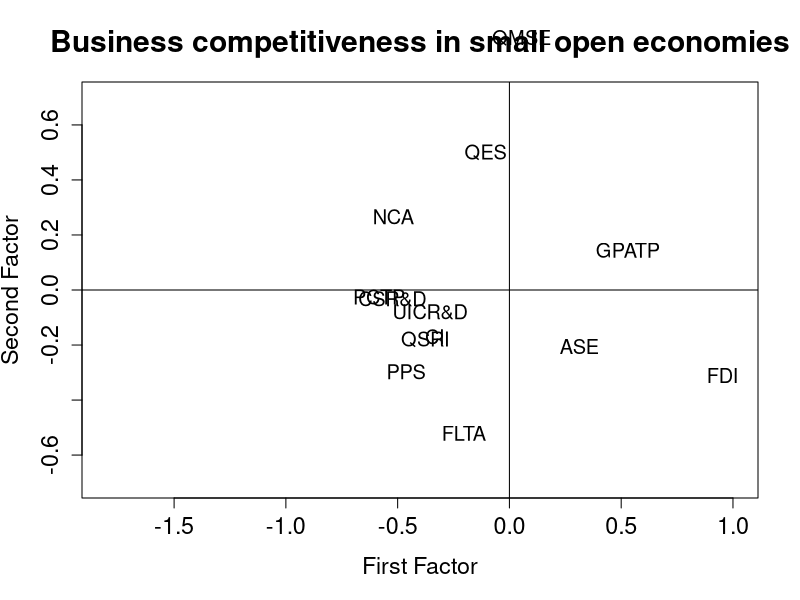
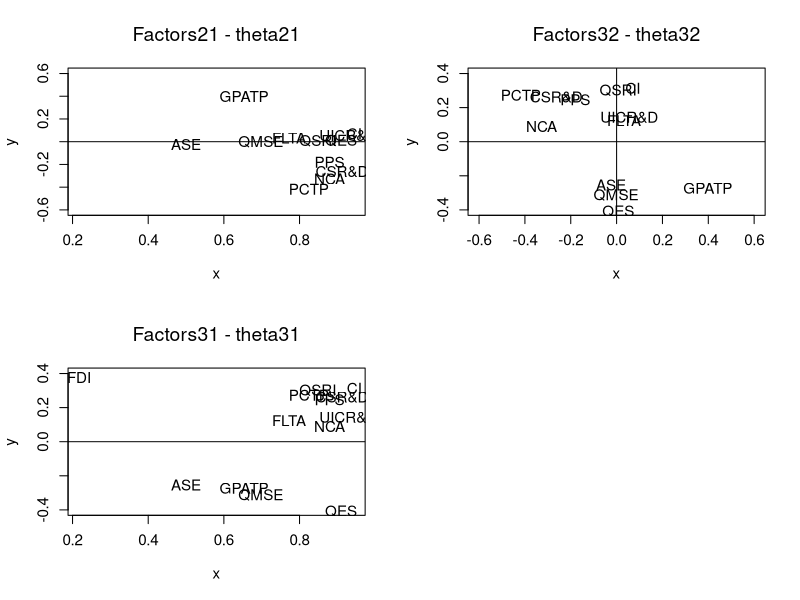
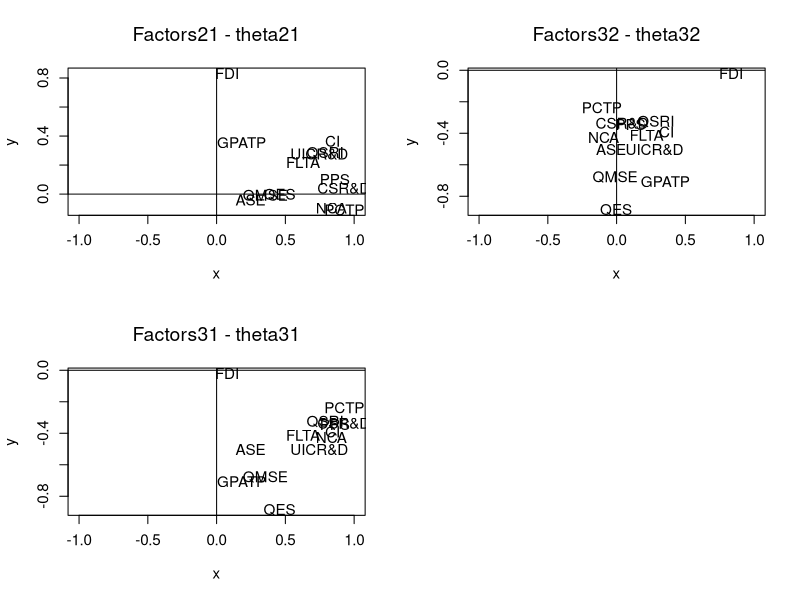
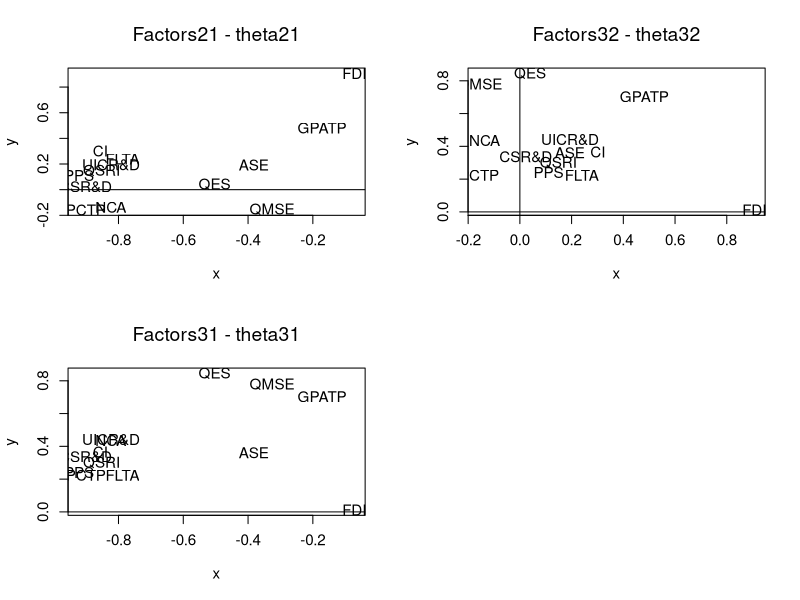
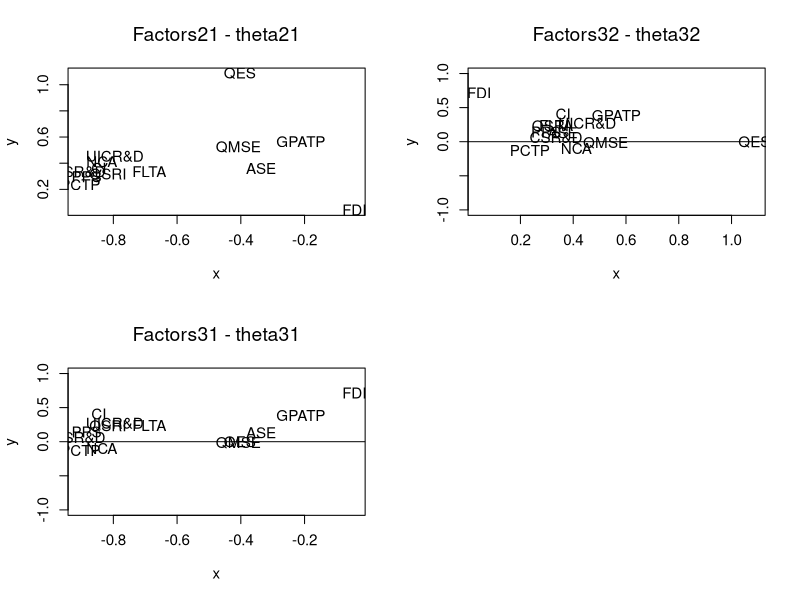

Reproduce these figures in R, in order.
#load data
com = read.table(file="BusinessCompetitiveness.txt")

#define x
x=as.matrix(com)

#define number of row and col
n=nrow(x)
p=ncol(x)

#define variable names
colnames(x) = c("QES","QMSE","FLTA","FDI","NCA","PPS","CI","QSRI","CSR&D","UICR&D","GPATP","ASE","PCTP")

#correlation matrix
r = cor(x)
m = r

for (i in 1:ncol(r)) {
    m[i, i] = r[i, i] - 1
}

psi = matrix(1,13,13)
for (i in 1:13) {
    psi[i, i] = 1 - max(abs(m[, i]))
}

#spectral decomposition
eig = eigen(r - psi)
ee  = eig$values[1:2]
vv  = eig$vectors[, 1:2]
vv  = t(t(vv[, 1:2]) * sign(vv[2, 1:2]))
q1  = sqrt(ee[1]) * vv[, 1]
q2  = sqrt(ee[2]) * vv[, 2]
q   = cbind(q1, q2)

#plot
plot(q, type = "n", xlab = "First Factor", ylab = "Second Factor", main = "Business competitiveness in small open economies", 
    xlim = c(-1.8, 1), ylim = c(-0.7, 0.7), cex.lab = 1.4, cex.axis = 1.4, cex.main = 1.8)
text(q, colnames(x), cex = 1.2, xpd = NA)
abline(v = 0)
abline(h = 0)

#Maximum Likelihood Factor Analysis without varimax rotation factanal performs
mlm  = factanal(xs, 3, rotation = "none", covmat = r)
load = mlm$loadings                           #estimated factor loadings
ld   = cbind(load[, 1], load[, 2], load[, 3]) #the estimated factor loadings matrix
com  = diag(ld %*% t(ld))                     #communalities are calculated
psi  = diag(r) - diag(ld %*% t(ld))         #specific variances are calculated
tbl  = cbind(load[, 1], load[, 2], load[, 3], com, psi)

dev.new()
par(mfcol = c(2, 2))

#plot first factor against second
plot(load[, 1], load[, 2], type = "n", xlab = "x", ylab = "y", main = "Factors21 - theta21", 
    font.main = 1, cex.lab = 1.1, cex.axis = 1.1, cex.main = 1.4, ylim = c(-0.6, 0.6))
text(load[, 1], load[, 2], colnames(x), cex = 1.1)
abline(h = 0, v = 0)

#plot first factor against third
plot(load[, 1], load[, 3], type = "n", xlab = "x", ylab = "y", main = "Factors31 - theta31", 
    font.main = 1, cex.lab = 1.1, cex.axis = 1.1, cex.main = 1.4, ylim = c(-0.4, 0.4))
text(load[, 1], load[, 3], colnames(x), cex = 1.1)
abline(h = 0, v = 0)

#plot second factor against third
plot(load[, 2], load[, 3], type = "n", xlab = "x", ylab = "y", main = "Factors32 - theta32", 
    font.main = 1, cex.lab = 1.1, cex.axis = 1.1, cex.main = 1.4, xlim = c(-0.6, 0.6), 
    ylim = c(-0.4, 0.4))
text(load[, 2], load[, 3], colnames(x), cex = 1.1)
abline(h = 0, v = 0)

#Maximum Likelihood Factor Analysis after varimax rotation
var  = varimax(ld)                            #rotates the factor loadings matrix
load = var$loadings                           #estimated factor loadings after varimax
vl   = cbind(load[, 1], load[, 2], load[, 3])
com  = diag(vl %*% t(vl))                     #communalities are calculated
psi  = diag(r) - diag(vl %*% t(vl))         #specific variances are calculated
tbl  = cbind(load[, 1], load[, 2], load[, 3], com, psi)

dev.new()
par(mfcol = c(2, 2))

#plot first factor against second
plot(load[, 1], load[, 2], type = "n", xlab = "x", ylab = "y", main = "Factors21 - theta21", 
    font.main = 1, cex.lab = 1.1, cex.axis = 1.1, cex.main = 1.4, xlim = c(-1, 1))
text(load[, 1], load[, 2], colnames(x), cex = 1.1)
abline(h = 0, v = 0)

#plot first factor against third
plot(load[, 1], load[, 3], type = "n", xlab = "x", ylab = "y", main = "Factors31 - theta31", 
    font.main = 1, cex.lab = 1.1, cex.axis = 1.1, cex.main = 1.4, xlim = c(-1, 1))
text(load[, 1], load[, 3], colnames(x), cex = 1.1)
abline(h = 0, v = 0)

#plot second factor against third
plot(load[, 2], load[, 3], type = "n", xlab = "x", ylab = "y", main = "Factors32 - theta32", 
    font.main = 1, cex.lab = 1.1, cex.axis = 1.1, cex.main = 1.4, xlim = c(-1, 1))
text(load[, 2], load[, 3], colnames(x), cex = 1.1)
abline(h = 0, v = 0)

#Principal Component Method after varimax rotation spectral decomposition
e      = eigen(r)
eigval = e$values[1:3]
eigvec = e$vectors[, 1:3]
E      = matrix(eigval, nrow(r), ncol = 3, byrow = T)
Q      = sqrt(E) * eigvec                     #the estimated factor loadings matrix
pcm    = varimax(Q)                           #rotates the factor loadings matrix
load   = pcm$loadings                         #estimated factor loadings after varimax
ld     = cbind(load[, 1], load[, 2], load[, 3])
com    = diag(ld %*% t(ld))                   #communalities are calculated
psi    = diag(r) - diag(ld %*% t(ld))       #specific variances are calculated
tbl    = cbind(load[, 1], load[, 2], load[, 3], com, psi)

dev.new()
par(mfcol = c(2, 2))

#plot first factor against second
plot(load[, 1], load[, 2], type = "n", xlab = "x", ylab = "y", main = "Factors21 - theta21", 
    font.main = 1, cex.lab = 1.1, cex.axis = 1.1, cex.main = 1.4)
text(load[, 1], load[, 2], colnames(x), cex = 1.1)
abline(h = 0, v = 0)

#plot first factor against third
plot(load[, 1], load[, 3], type = "n", xlab = "x", ylab = "y", main = "Factors31 - theta31", 
    font.main = 1, cex.lab = 1.1, cex.axis = 1.1, cex.main = 1.4)
text(load[, 1], load[, 3], colnames(x), cex = 1.1)
abline(h = 0, v = 0)

#plot second factor against third
plot(load[, 2], load[, 3], type = "n", xlab = "x", ylab = "y", main = "Factors32 - theta32", 
    font.main = 1, cex.lab = 1.1, cex.axis = 1.1, cex.main = 1.4)
text(load[, 2], load[, 3], colnames(x), cex = 1.1)
abline(h = 0, v = 0)

#Principal Factor Method after varimax rotation inverse of the correlation matrix
f      = solve(r)
psiini = diag(1/f[row(f) == col(f)]) #preliminary estimate of psi
psi    = psiini
for (i in 1:10) {
    ee     = eigen(r - psi)
    eigval = ee$values[1:3]
    eigvec = ee$vectors[, 1:3]
    EE     = matrix(eigval, nrow(r), ncol = 3, byrow = T)
    QQ     = sqrt(EE) * eigvec
    psiold = psi
    psi    = diag(as.vector(1 - t(colSums(t(QQ * QQ)))))
    i      = i + 1
    z      = psi - psiold
    convergence = z[row(z) == col(z)]
}
pfm  = varimax(QQ)                             #rotates the factor loadings matrix
load = pfm$loadings                            #estimated factor loadings after varimax
ld   = cbind(load[, 1], load[, 2], load[, 3])
com  = diag(ld %*% t(ld))                      #communalities are calculated
psi  = diag(r) - diag(ld %*% t(ld))          #specific variances are calculated
tbl  = cbind(load[, 1], load[, 2], load[, 3], com, psi)

dev.new()
par(mfcol = c(2, 2))

#plot first factor against second
plot(load[, 1], load[, 2], type = "n", xlab = "x", ylab = "y", main = "Factors21 - theta21", 
    font.main = 1, cex.lab = 1.1, cex.axis = 1.1, cex.main = 1.4)
text(load[, 1], load[, 2], colnames(x), cex = 1.1)
abline(h = 0, v = 0)

#plot first factor against third
plot(load[, 1], load[, 3], type = "n", xlab = "x", ylab = "y", main = "Factors31 - theta31", 
    font.main = 1, cex.lab = 1.1, cex.axis = 1.1, cex.main = 1.4, ylim = c(-1, 1))
text(load[, 1], load[, 3], colnames(x), cex = 1.1)
abline(h = 0, v = 0)

#plot second factor against third
plot(load[, 2], load[, 3], type = "n", xlab = "x", ylab = "y", main = "Factors32 - theta32", 
    font.main = 1, cex.lab = 1.1, cex.axis = 1.1, cex.main = 1.4, ylim = c(-1, 1))
text(load[, 2], load[, 3], colnames(x), cex = 1.1)
abline(h = 0, v = 0)

    


